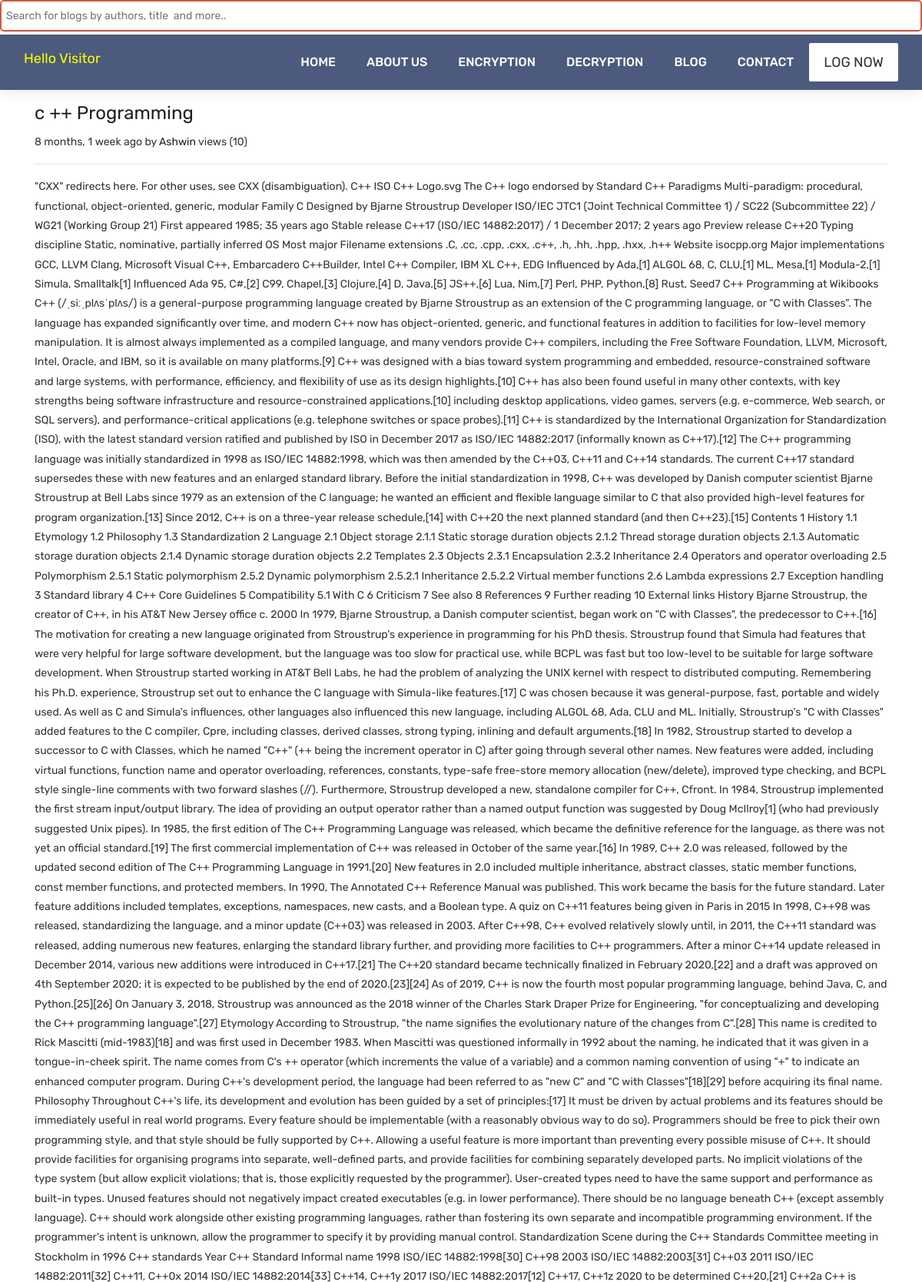
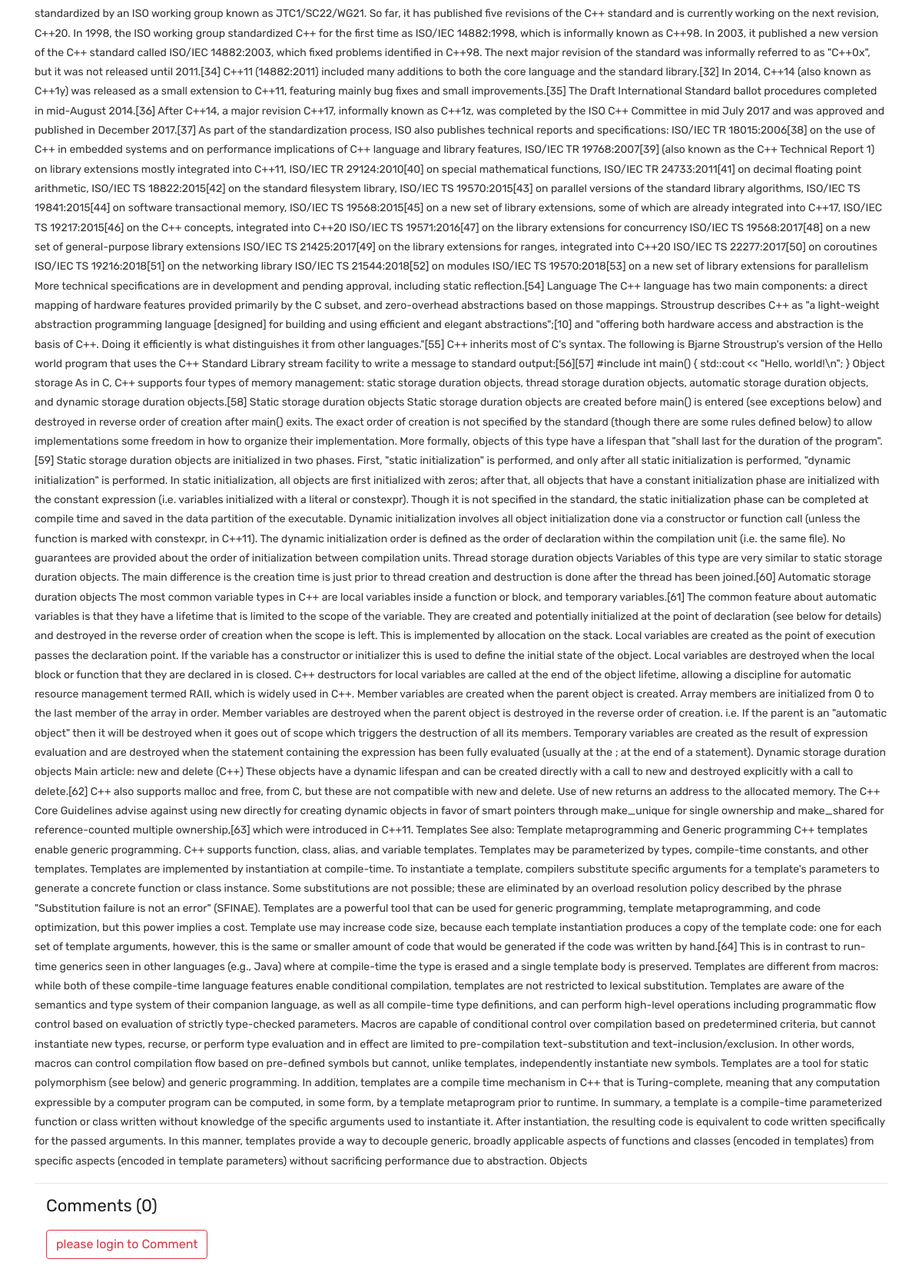
The app's page /blog/second/ (upper part) with its own data (2 pictures, top to bottom).
### blog/models.py (models this page shows, shortened)
class Post(models.Model):
    sno = models.AutoField(primary_key=True)
    title = models.CharField(max_length=260)
    content = RichTextUploadingField()
    views = models.IntegerField(default=0)
    author = models.CharField(max_length=20)
    slug = models.CharField(max_length=150)
    timestamp = models.DateTimeField(blank=True)

### blog/views.py (the view)
# urls.py: path('<str:slug>/',views.blogPost, name='blogPost'),
def blogPost(request,slug):
    post = Post.objects.filter(slug=slug).first()
    post.views = post.views + 1
    post.save()
    comments = Blogcomment.objects.filter(post=post , parent=None)
    replies = Blogcomment.objects.filter(post=post ).exclude(parent=None) #because we cannot write != directly in django
    replyDict ={}
    for reply in replies:
        if reply.parent.sno not in replyDict.keys():
            replyDict[reply.parent.sno]=[reply]
        else:
            replyDict[reply.parent.sno].append(reply)
    context = {'post':post ,'comments':comments , "user" : request.user,'replyDict':replyDict}
    return render(request, 'blog/blogpost.html',context)

### templates/blog/blogpost.html (shortened to what this page needs)
{% extends "loaded/base.html" %}
{% block body %}
{% load humanize %}
{% load extra %}
<div class="container blog-post my-3">
  <h1 class="blog-post-title">{{post.title}}</h1>
  <p class="blog-post-meta">
    {{post.timestamp| naturaltime}} by <a href="/cf/about"> {{post.author}}</a
    ><span> views ({{post.views}})</span>
  </p>
  <hr />
  <div class="text-break">{{post.content|safe}}</div>
  <hr />
  <div class="container">
    <h2>Comments ({{comments.count}})</h2>
    <div class="my-2">
      {% if user.is_authenticated %}
      <form action="/blog/postComment" method="post">
        {% csrf_token %}
        <div class="form-group">
          <label class="exampleInputEmail">Post comment</label>
          <input
            class="form-control col-md-9"
            type="text"
            name="comments"
            id="comments"
            placeholder="comment here"
            required
          />
        </div>
        <input type="hidden" name="parentsno" value="" />
        <input type="hidden" name="postSno" value="{{post.sno}}" />
        <button type="submit" class="btn btn-primary">post</button>
      </form>
      {% else %}
      <p
        class="btn btn-outline-danger mr-2"
        data-toggle="modal"
        data-target="#login"
      >
        please login to Comment
      </p>
      {% endif %}
    </div>
  </div>
</div>
{% endblock %}

### templates/loaded/base.html (shortened to what this page needs)
{% load static %}
<!DOCTYPE html>
<html lang="en">
    <link rel="stylesheet" href="{% static 'css/bootstrap.min.css' %}">
    <link rel="stylesheet" href="{% static 'style.css'%}">
    <link rel="stylesheet" href="{% static 'css/versions.css' %}">
    <link rel="stylesheet" href="{% static 'css/responsive.css' %}">
    <link rel="stylesheet" href="{% static 'css/custom.css' %}">
</head>
<body class="host_version">
   <div class="search">
				<form action="/blog/search"class="search-form">
					<input type="text" id="query" name="query" placeholder="Search for blogs by authors, title  and more..">
				</form>
			</div>
	<header class="top-navbar my-1">
		<nav class="navbar navbar-expand-lg navbar-light bg-light">
			<div class="container-fluid">
					{% if  user.is_authenticated %}
					<a href="/"><h1 style="color:yellow;">Hi {{request.user.first_name}} {{request.user.last_name}}</h1></a>
					{% else %}
					<h3 style="color: yellow;">Hello Visitor</h3>
					{% endif %}
				<div class="collapse navbar-collapse" id="navbars-host">
					<ul class="navbar-nav ml-auto">
						 <li class="nav-item {% block home %} {% endblock %}"><a class="nav-link" href="/">Home</a></li>
						 <li class="nav-item {% block about %} {% endblock %}"><a class="nav-link" href="/cf/about">About Us</a></li>
						 <li class="nav-item dropdown {% block encrypt %} {% endblock %}">
							<a class="nav-link dropdown-toggle " href="#" id="dropdown-a" data-toggle="dropdown">Encryption </a>
						</li>
						  <li class="nav-item dropdown {% block decrypt %} {% endblock %}">
							<a class="nav-link dropdown-toggle" href="#" id="dropdown-a" data-toggle="dropdown">Decryption </a>
						</li>
						  <li class="nav-item {% block blog %} {% endblock %}"><a class="nav-link" href="/blog">Blog</a></li>
						<li class="nav-item {% block contact %} {% endblock %}"><a class="nav-link" href="/cf/contact">Contact</a></li>
					</ul>
					{% if  user.is_authenticated %}
					<ul class="nav navbar-nav navbar-right">
                        <li><a class="hover-btn-new log" href="/blog/logout" ><span>Log Out</span></a></li>
                    </ul>
					{% else %}
					<ul class="nav navbar-nav navbar-right">
                        <li><a class="hover-btn-new log" href="#" data-toggle="modal" data-target="#login"><span>Log Now</span></a></li>
                    </ul>
					{% endif %}
				</div>
			</div>
		</nav>
	</header>
{% block body %} {% endblock %}
</body>
</html>

### static/style.css (style rules this page uses)
body { color: #333333; font-size: 14px; font-family: 'Rubik', sans-serif; line-height: 1.80857; }
html, body { height: 100%; }
a { color: #1f1f1f; text-decoration: none !important; outline: none !important; -webkit-transition: all .3s ease-in-out; -moz-transition: all .3s ease-in-out; -ms-transition: all .3s ease-in-out; -o-transition: all .3s ease-in-out; transition: all .3s ease-in-out; }
h1, h2, h3, h4, h5, h6 { letter-spacing: 0; font-weight: normal; position: relative; padding: 0 0 10px 0; font-weight: normal; line-height: 120% !important; color: #1f1f1f; margin: 0 }
h1 { font-size: 24px }
h2 { font-size: 22px }
h3 { font-size: 18px }
a { color: #1f1f1f; text-decoration: none; outline: none; }
a, .btn { text-decoration: none !important; outline: none !important; -webkit-transition: all .3s ease-in-out; -moz-transition: all .3s ease-in-out; -ms-transition: all .3s ease-in-out; -o-transition: all .3s ease-in-out; transition: all .3s ease-in-out; }
.top-navbar .bg-light { background: #4c5a7d !important; }
.top-navbar .navbar-light .navbar-nav .nav-link { color: #ffffff; font-size: 16px; font-weight: 500; }
.top-navbar .navbar-light .navbar-nav .nav-item { position: relative; display: inline-block; padding: 15px 0px; margin: 0px 20px; }
.top-navbar .navbar-light .navbar-nav .nav-item .nav-link { padding: 6px 0px; position: relative; display: block; line-height: 30px; letter-spacing: 0px; text-transform: uppercase; }
.top-navbar .navbar-light .navbar-nav .nav-item::after { position: absolute; content: ''; left: 50%; bottom: auto; top: 11px; width: 5px; height: 5px; opacity: 0; margin-left: -3px; background-color: #ffffff; border-radius: 50px; -webkit-transform: translateY(0px); transform: translateY(0px); transition: all 900ms ease; -webkit-transition: all 900ms ease; -ms-transition: all 900ms ease; -o-transition: all 900ms ease; -moz-transition: all 900ms ease; }
.top-navbar .navbar-light .navbar-nav .nav-item .nav-link::before { position: absolute; content: ''; left: 0%; bottom: auto; top: -4px; width: 5px; height: 5px; border-radius: 50px; opacity: 0; margin-left: -10px; background-color: #ffffff; -webkit-transform: translateY(0px); transform: translateY(0px); transition: all 900ms ease; -webkit-transition: all 900ms ease; -ms-transition: all 900ms ease; -o-transition: all 900ms ease; -moz-transition: all 900ms ease; }
.top-navbar .navbar-light .navbar-nav .nav-item .nav-link::after { position: absolute; content: ''; right: 0%; left: auto; bottom: auto; top: -4px; width: 5px; height: 5px; border-radius: 50px; border: none !important; opacity: 0; margin-right: -11px; background-color: #ffffff; transition: all 900ms ease; -webkit-transition: all 900ms ease; -ms-transition: all 900ms ease; -o-transition: all 900ms ease; -moz-transition: all 900ms ease; }
.top-navbar .bg-light { padding-top: 0px; padding-bottom: 0px; box-shadow: 0 0 18px 0 rgba(0,0,0,.12); }
.navbar-right li a { position: relative; font-size: 18px; display: inline-block; }
.navbar-right li a, .navbar-right li a.hover-btn-new::after { -webkit-transition: all 0.3s; -moz-transition: all 0.3s; -o-transition: all 0.3s; transition: all 0.3s; }
.navbar-right li a.hover-btn-new::before, .navbar-right li a.hover-btn-new::after { background: #eea412; content: ''; position: absolute; z-index: 1; }
.navbar-right li a.hover-btn-new::before { height: 100%; left: 0; top: 0; width: 100%; }
.navbar-right li a.hover-btn-new::after { background: #ffffff !important; height: 100%; left: 0; top: 0; width: 100%; }
.navbar-right li a.hover-btn-new span { position: relative; z-index: 2; color: #333333; }
.hover-btn-new::before { height: 100%; left: 0; top: 0; width: 100%; }
.hover-btn-new::after { background: #eea412 !important; height: 100%; left: 0; top: 0; width: 100%; }
.hover-btn-new span { position: relative; z-index: 2; }
.hover-btn-new { color: #ffffff; display: inline-block; font-weight: 400; line-height: 46px; padding: 0 17px; text-transform: uppercase; position: relative; border: 2px solid #fff; font-size: 14px; -webkit-transition: all 0.3s ease-in-out; -moz-transition: all 0.3s ease-in-out; -ms-transition: all 0.3s ease-in-out; -o-transition: all 0.3s ease-in-out; transition: all 0.3s ease-in-out; border-radius: 2px; }

### templates/blog/blogpost.html (style rules this page uses)
.text-break { word-break: break-word!important; overflow-wrap: break-word!important; }

### records on screen
Post: title "c ++ Programming", timestamp "8 months, 1 week ago", author "Ashwin", views "10", content "\"CXX\" redirects here. For other uses, see CXX (disambiguation). C++ ISO C++ Logo.svg The C++ logo endorsed by Standard C++ Paradigms Multi-paradigm: procedural, functional, object-oriented, generic, modular Family C Designed by Bjarne Stroustrup Developer ISO/IEC JTC1 (Joint Technical Committee 1) / SC22 (Subcommittee 22) / WG21 (Working Group 21) First appeared 1985; 35 years ago Stable release C++17 (ISO/IEC 14882:2017) / 1 December 2017; 2 years ago Preview release C++20 Typing discipline Static, nominative, partially inferred OS Most major Filename extensions .C, .cc, .cpp, .cxx, .c++, .h, .hh, .hpp, .hxx, .h++ Website isocpp.org Major implementations GCC, LLVM Clang, Microsoft Visual…"

### other values on screen
{{ comments.count }} "0"
